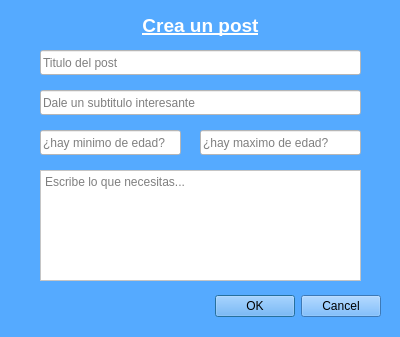
<?xml version="1.0" encoding="UTF-8"?>
<ui version="4.0">
 <class>CrearPostDialog</class>
 <widget class="QDialog" name="CrearPostDialog">
  <property name="geometry">
   <rect>
    <x>0</x>
    <y>0</y>
    <width>400</width>
    <height>337</height>
   </rect>
  </property>
  <property name="windowTitle">
   <string>Dialog</string>
  </property>
  <property name="styleSheet">
   <string notr="true">background-color: rgb(85, 170, 255);</string>
  </property>
  <widget class="QDialogButtonBox" name="buttonBox">
   <property name="geometry">
    <rect>
     <x>40</x>
     <y>290</y>
     <width>341</width>
     <height>32</height>
    </rect>
   </property>
   <property name="orientation">
    <enum>Qt::Horizontal</enum>
   </property>
   <property name="standardButtons">
    <set>QDialogButtonBox::Cancel|QDialogButtonBox::Ok</set>
   </property>
  </widget>
  <widget class="QLabel" name="lblTitulo">
   <property name="geometry">
    <rect>
     <x>130</x>
     <y>10</y>
     <width>141</width>
     <height>31</height>
    </rect>
   </property>
   <property name="font">
    <font>
     <pointsize>14</pointsize>
     <weight>75</weight>
     <bold>true</bold>
     <underline>true</underline>
    </font>
   </property>
   <property name="styleSheet">
    <string notr="true">color: rgb(255, 255, 255);</string>
   </property>
   <property name="text">
    <string>Crea un post</string>
   </property>
   <property name="textFormat">
    <enum>Qt::PlainText</enum>
   </property>
   <property name="alignment">
    <set>Qt::AlignCenter</set>
   </property>
  </widget>
  <widget class="QLineEdit" name="txtTitulo">
   <property name="geometry">
    <rect>
     <x>40</x>
     <y>50</y>
     <width>321</width>
     <height>25</height>
    </rect>
   </property>
   <property name="styleSheet">
    <string notr="true">background-color: rgb(255, 255, 255);</string>
   </property>
   <property name="placeholderText">
    <string>Titulo del post</string>
   </property>
  </widget>
  <widget class="QLineEdit" name="txtProfesion">
   <property name="geometry">
    <rect>
     <x>40</x>
     <y>90</y>
     <width>321</width>
     <height>25</height>
    </rect>
   </property>
   <property name="styleSheet">
    <string notr="true">background-color: rgb(255, 255, 255);</string>
   </property>
   <property name="placeholderText">
    <string>Dale un subtitulo interesante</string>
   </property>
  </widget>
  <widget class="QLineEdit" name="txtMinEdad">
   <property name="geometry">
    <rect>
     <x>40</x>
     <y>130</y>
     <width>141</width>
     <height>25</height>
    </rect>
   </property>
   <property name="styleSheet">
    <string notr="true">background-color: rgb(255, 255, 255);</string>
   </property>
   <property name="placeholderText">
    <string>¿hay minimo de edad?</string>
   </property>
  </widget>
  <widget class="QLineEdit" name="txtMaxEdad">
   <property name="geometry">
    <rect>
     <x>200</x>
     <y>130</y>
     <width>161</width>
     <height>25</height>
    </rect>
   </property>
   <property name="styleSheet">
    <string notr="true">background-color: rgb(255, 255, 255);</string>
   </property>
   <property name="placeholderText">
    <string>¿hay maximo de edad?</string>
   </property>
  </widget>
  <widget class="QTextEdit" name="txtContenido">
   <property name="geometry">
    <rect>
     <x>40</x>
     <y>170</y>
     <width>321</width>
     <height>111</height>
    </rect>
   </property>
   <property name="styleSheet">
    <string notr="true">background-color: rgb(255, 255, 255);</string>
   </property>
   <property name="placeholderText">
    <string>Escribe lo que necesitas...</string>
   </property>
  </widget>
 </widget>
 <resources/>
 <connections>
  <connection>
   <sender>buttonBox</sender>
   <signal>accepted()</signal>
   <receiver>CrearPostDialog</receiver>
   <slot>accept()</slot>
   <hints>
    <hint type="sourcelabel">
     <x>248</x>
     <y>254</y>
    </hint>
    <hint type="destinationlabel">
     <x>157</x>
     <y>274</y>
    </hint>
   </hints>
  </connection>
  <connection>
   <sender>buttonBox</sender>
   <signal>rejected()</signal>
   <receiver>CrearPostDialog</receiver>
   <slot>reject()</slot>
   <hints>
    <hint type="sourcelabel">
     <x>316</x>
     <y>260</y>
    </hint>
    <hint type="destinationlabel">
     <x>286</x>
     <y>274</y>
    </hint>
   </hints>
  </connection>
 </connections>
</ui>
